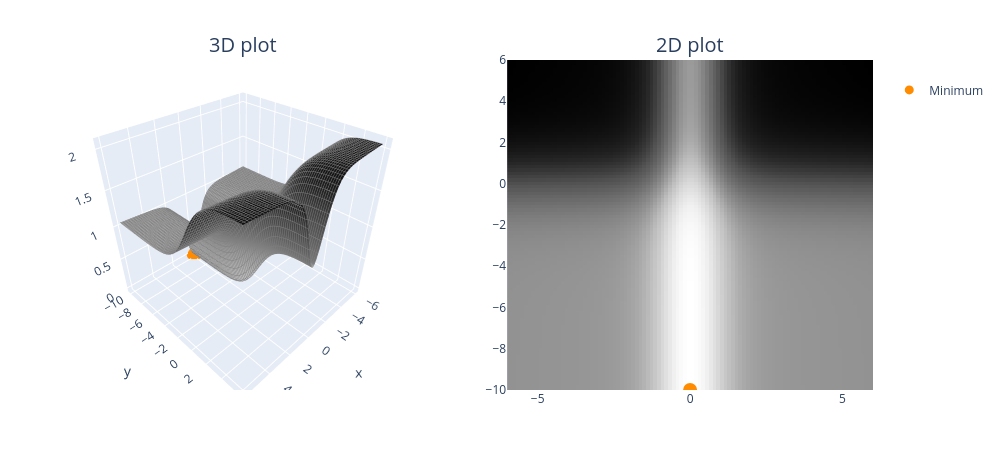

Write notebook code for a chart like this one.
### Code cell
def pathological_curve_loss(x: Tensor, y: Tensor):
    # Example of a pathological curvature. There are many more possible, feel free to experiment here!
    x_loss = t.tanh(x) ** 2 + 0.01 * t.abs(x)
    y_loss = t.sigmoid(y)
    return x_loss + y_loss


plot_fn(pathological_curve_loss, min_points=[(0, "y_min")])
